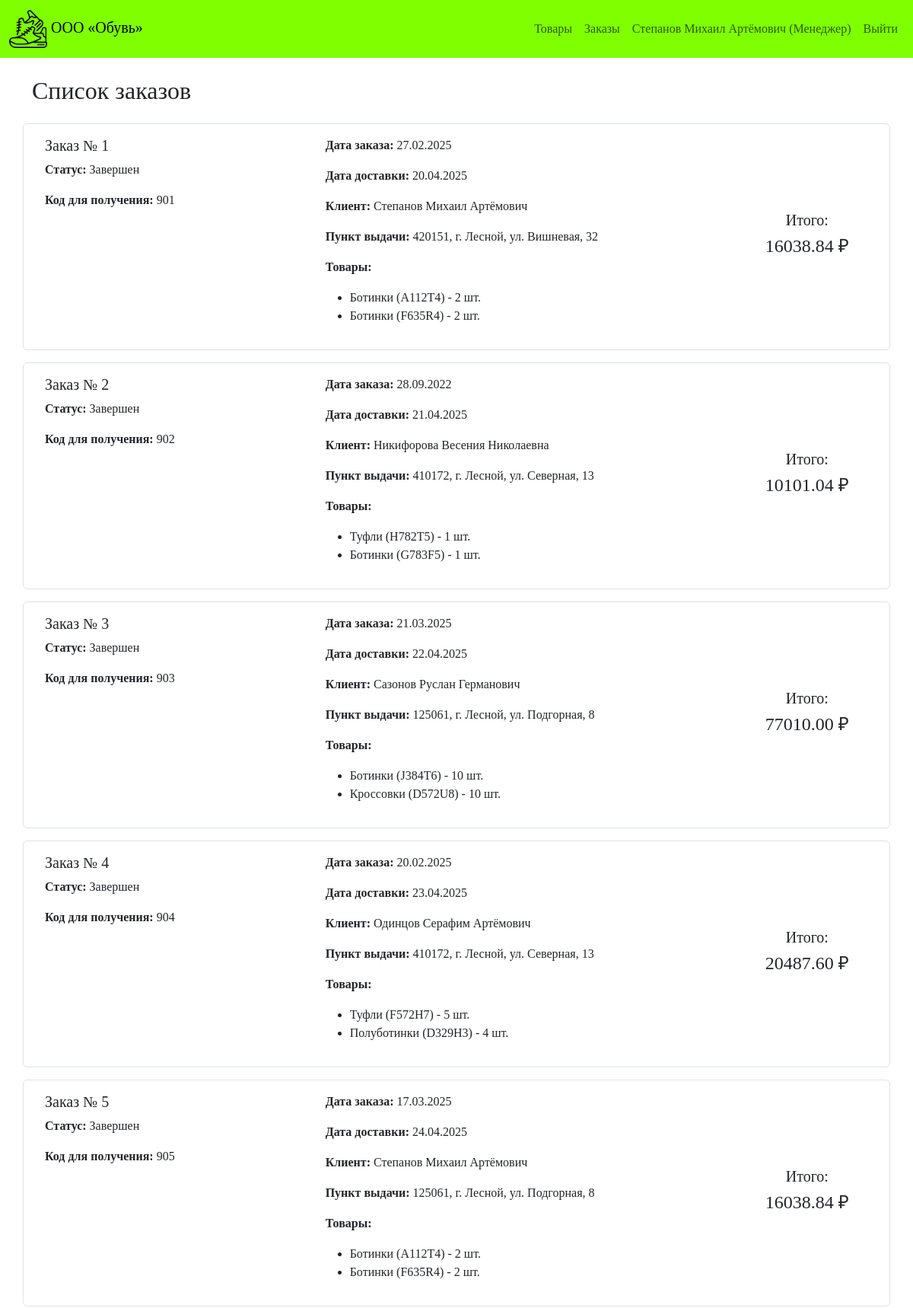
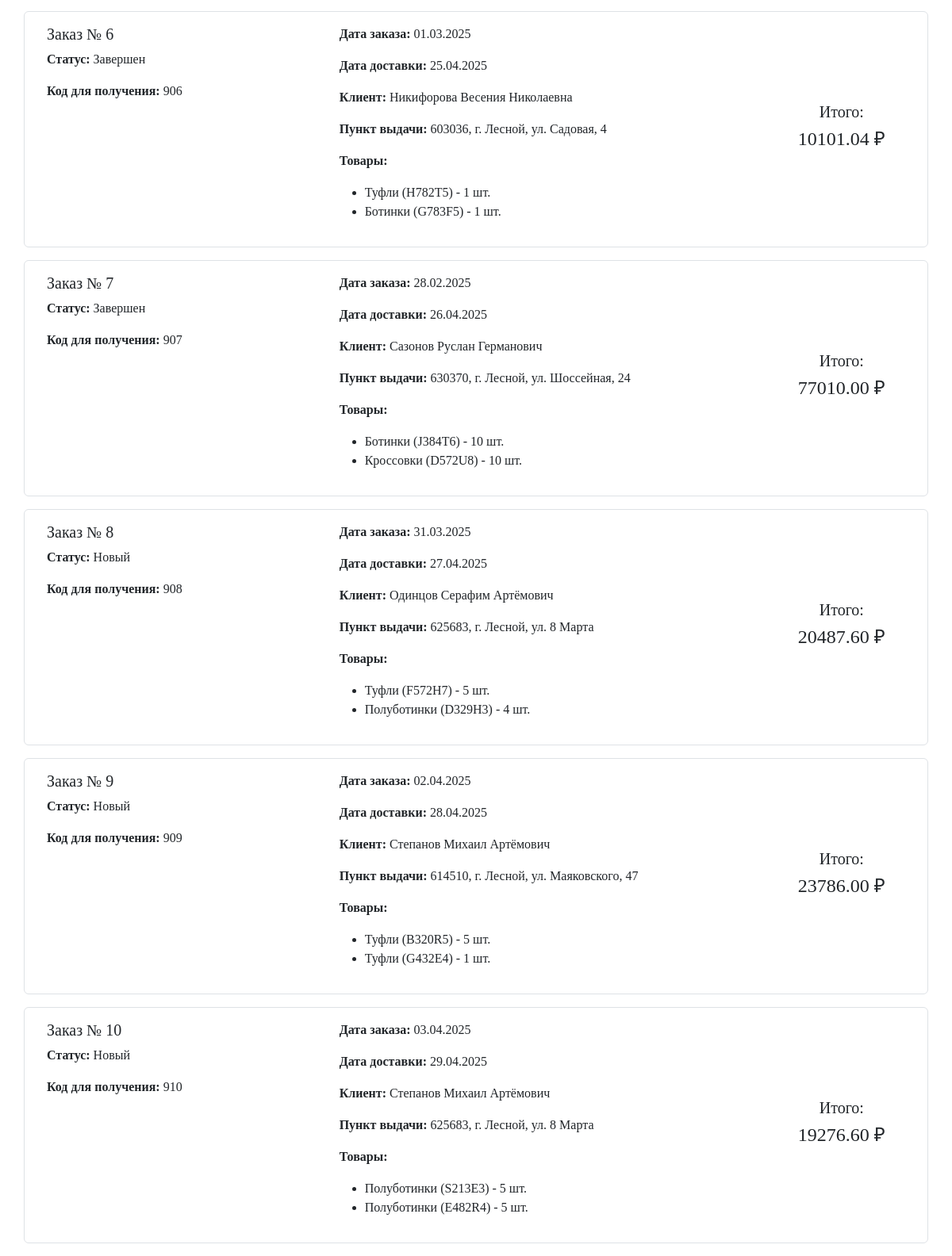
The app's page /orders (signed in) with its own data (2 pictures, top to bottom).
### src/models.py (models this page shows)
class User(Base):
    __tablename__ = 'users'
    id = Column(Integer, primary_key=True, autoincrement=True)
    full_name = Column(String(200), nullable=False)
    login = Column(String(100), nullable=False, unique=True)
    password = Column(String(100), nullable=False)
    role_id = Column(Integer, ForeignKey('roles.id'), nullable=False)
    role = relationship('Role', back_populates='users')
    orders = relationship('Order', back_populates='user')

class Role(Base):
    __tablename__ = 'roles'
    id = Column(Integer, primary_key=True, autoincrement=True)
    name = Column(String(100), nullable=False, unique=True)
    users = relationship('User', back_populates='role')

class Order(Base):
    __tablename__ = 'orders'
    id = Column(Integer, primary_key=True, autoincrement=True)
    order_number = Column(Integer, nullable=False, unique=True)
    order_date = Column(Date, nullable=False)
    delivery_date = Column(Date, nullable=False)
    pickup_code = Column(String(10), nullable=False)
    status = Column(String(50), nullable=False)
    user_id = Column(Integer, ForeignKey('users.id'), nullable=False)
    pickup_point_id = Column(Integer, ForeignKey('pickup_points.id'), nullable=False)
    user = relationship('User', back_populates='orders')
    pickup_point = relationship('PickupPoint', back_populates='orders')
    order_items = relationship('OrderItem', back_populates='order', cascade='all, delete-orphan')

class PickupPoint(Base):
    __tablename__ = 'pickup_points'
    id = Column(Integer, primary_key=True, autoincrement=True)
    address = Column(String(300), nullable=False)
    orders = relationship('Order', back_populates='pickup_point')

class OrderItem(Base):
    __tablename__ = 'order_items'
    id = Column(Integer, primary_key=True, autoincrement=True)
    quantity = Column(Integer, nullable=False)
    order_id = Column(Integer, ForeignKey('orders.id'), nullable=False)
    product_id = Column(Integer, ForeignKey('products.id'), nullable=False)
    order = relationship('Order', back_populates='order_items')
    product = relationship('Product', back_populates='order_items')

class Product(Base):
    __tablename__ = 'products'
    id = Column(Integer, primary_key=True, autoincrement=True)
    article = Column(String(50), nullable=False, unique=True)
    name = Column(String(200), nullable=False)
    description = Column(Text)
    price = Column(Float, nullable=False)
    discount = Column(Integer, default=0)
    stock_quantity = Column(Integer, default=0)
    photo = Column(String(200))
    category_id = Column(Integer, ForeignKey('categories.id'), nullable=False)
    supplier_id = Column(Integer, ForeignKey('suppliers.id'), nullable=False)
    manufacturer_id = Column(Integer, ForeignKey('manufacturers.id'), nullable=False)
    unit_id = Column(Integer, ForeignKey('units.id'), nullable=False)
    category = relationship('Category', back_populates='products')
    supplier = relationship('Supplier', back_populates='products')
    manufacturer = relationship('Manufacturer', back_populates='products')
    unit = relationship('Unit', back_populates='products')
    order_items = relationship('OrderItem', back_populates='product')

### src/app.py (the view)
@app.get("/orders", response_class=HTMLResponse)
async def orders_page(
    request: Request,
    db: Session = Depends(get_db),
    current_user: User = Depends(require_login)
):
    orders = db.query(Order).all()
    return templates.TemplateResponse(
        "orders.html",
        {
            "request": request,
            "user": current_user,
            "orders": orders
        }
    )

### templates/orders.html (shortened to what this page needs)
{% extends "base.html" %}
{% block content %}
<h2 class="mb-4">Список заказов</h2>
{% for order in orders %}
<div class="row mb-3 p-3 border rounded">
    <div class="col-md-4">
        <h5>Заказ № {{ order.order_number }}</h5>
        <p><strong>Статус:</strong> {{ order.status }}</p>
        <p><strong>Код для получения:</strong> {{ order.pickup_code }}</p>
    </div>
    <div class="col-md-6">
        <p><strong>Дата заказа:</strong> {{ order.order_date.strftime('%d.%m.%Y') }}</p>
        <p><strong>Дата доставки:</strong> {{ order.delivery_date.strftime('%d.%m.%Y') }}</p>
        <p><strong>Клиент:</strong> {{ order.user.full_name }}</p>
        <p><strong>Пункт выдачи:</strong> {{ order.pickup_point.address }}</p>
        <p><strong>Товары:</strong></p>
        <ul>
            {% for item in order.order_items %}
            <li>{{ item.product.name }} ({{ item.product.article }}) - {{ item.quantity }} шт.</li>
            {% endfor %}
        </ul>
    </div>
    <div class="col-md-2 text-center d-flex align-items-center justify-content-center">
        {% set total = namespace(value=0) %}
        {% for item in order.order_items %}
            {% set discount_price = item.product.price * (1 - item.product.discount / 100) %}
            {% set total.value = total.value + (discount_price * item.quantity) %}
        {% endfor %}
        <div>
            <h5>Итого:</h5>
            <h4>{{ "%.2f"|format(total.value) }} ₽</h4>
        </div>
    </div>
</div>
{% endfor %}
{% endblock %}

### templates/base.html (shortened to what this page needs)
<!DOCTYPE html>
<html lang="ru">
<head>
    <link href="https://cdn.jsdelivr.net/npm/bootstrap@5.3.0/dist/css/bootstrap.min.css" rel="stylesheet">
</head>
<body>
    <nav class="navbar navbar-expand-lg">
        <div class="container-fluid">
            <a class="navbar-brand" href="/products">
                <img src="/static/Icon.png" alt="Логотип" class="logo-img">
                ООО «Обувь»
            </a>
            <div class="collapse navbar-collapse" id="navbarNav">
                <ul class="navbar-nav ms-auto">
                    <li class="nav-item">
                        <a class="nav-link" href="/products">Товары</a>
                    </li>
                    {% if user %}
                    <li class="nav-item">
                        <a class="nav-link" href="/orders">Заказы</a>
                    </li>
                    <li class="nav-item">
                        <span class="nav-link">{{ user.full_name }} ({{ user.role.name }})</span>
                    </li>
                    <li class="nav-item">
                        <a class="nav-link" href="/logout">Выйти</a>
                    </li>
                    {% else %}
                    <li class="nav-item">
                        <a class="nav-link" href="/login">Войти</a>
                    </li>
                    {% endif %}
                </ul>
            </div>
        </div>
    </nav>
    <div class="container mt-4">
        {% block content %}{% endblock %}
    </div>
</body>
</html>

### templates/base.html (style rules this page uses)
body { font-family: 'Times New Roman', Times, serif; background-color: white; }
.navbar { background-color: #7FFF00 !important; }
.logo-img { height: 50px; object-fit: contain; }

### records on screen
User: full_name "Степанов Михаил Артёмович"
Role: role.name "Менеджер"
Order: order_number "1", status "Завершен", pickup_code "901", order_date "27.02.2025", delivery_date "20.04.2025", user.full_name "Степанов Михаил Артёмович", pickup_point.address "420151, г. Лесной, ул. Вишневая, 32", value "16038.84"
OrderItem: product.name "Ботинки", product.article "А112Т4", quantity "2"
OrderItem: product.name "Ботинки", product.article "F635R4", quantity "2"
Order: order_number "2", status "Завершен", pickup_code "902", order_date "28.09.2022", delivery_date "21.04.2025", user.full_name "Никифорова Весения Николаевна", pickup_point.address "410172, г. Лесной, ул. Северная, 13", value "10101.04"
OrderItem: product.name "Туфли", product.article "H782T5", quantity "1"
OrderItem: product.name "Ботинки", product.article "G783F5", quantity "1"
Order: order_number "3", status "Завершен", pickup_code "903", order_date "21.03.2025", delivery_date "22.04.2025", user.full_name "Сазонов Руслан Германович", pickup_point.address "125061, г. Лесной, ул. Подгорная, 8", value "77010.00"
OrderItem: product.name "Ботинки", product.article "J384T6", quantity "10"
OrderItem: product.name "Кроссовки", product.article "D572U8", quantity "10"
Order: order_number "4", status "Завершен", pickup_code "904", order_date "20.02.2025", delivery_date "23.04.2025", user.full_name "Одинцов Серафим Артёмович", pickup_point.address "410172, г. Лесной, ул. Северная, 13", value "20487.60"
OrderItem: product.name "Туфли", product.article "F572H7", quantity "5"
OrderItem: product.name "Полуботинки", product.article "D329H3", quantity "4"
Order: order_number "5", status "Завершен", pickup_code "905", order_date "17.03.2025", delivery_date "24.04.2025", user.full_name "Степанов Михаил Артёмович", pickup_point.address "125061, г. Лесной, ул. Подгорная, 8", value "16038.84"
OrderItem: product.name "Ботинки", product.article "А112Т4", quantity "2"
OrderItem: product.name "Ботинки", product.article "F635R4", quantity "2"
Order: order_number "6", status "Завершен", pickup_code "906", order_date "01.03.2025", delivery_date "25.04.2025", user.full_name "Никифорова Весения Николаевна", pickup_point.address "603036, г. Лесной, ул. Садовая, 4", value "10101.04"
OrderItem: product.name "Туфли", product.article "H782T5", quantity "1"
OrderItem: product.name "Ботинки", product.article "G783F5", quantity "1"
Order: order_number "7", status "Завершен", pickup_code "907", order_date "28.02.2025", delivery_date "26.04.2025", user.full_name "Сазонов Руслан Германович", pickup_point.address "630370, г. Лесной, ул. Шоссейная, 24", value "77010.00"
OrderItem: product.name "Ботинки", product.article "J384T6", quantity "10"
OrderItem: product.name "Кроссовки", product.article "D572U8", quantity "10"
Order: order_number "8", status "Новый", pickup_code "908", order_date "31.03.2025", delivery_date "27.04.2025", user.full_name "Одинцов Серафим Артёмович", pickup_point.address "625683, г. Лесной, ул. 8 Марта", value "20487.60"
OrderItem: product.name "Туфли", product.article "F572H7", quantity "5"
OrderItem: product.name "Полуботинки", product.article "D329H3", quantity "4"
Order: order_number "9", status "Новый", pickup_code "909", order_date "02.04.2025", delivery_date "28.04.2025", user.full_name "Степанов Михаил Артёмович", pickup_point.address "614510, г. Лесной, ул. Маяковского, 47", value "23786.00"
OrderItem: product.name "Туфли", product.article "B320R5", quantity "5"
OrderItem: product.name "Туфли", product.article "G432E4", quantity "1"
Order: order_number "10", status "Новый", pickup_code "910", order_date "03.04.2025", delivery_date "29.04.2025", user.full_name "Степанов Михаил Артёмович", pickup_point.address "625683, г. Лесной, ул. 8 Марта", value "19276.60"
OrderItem: product.name "Полуботинки", product.article "S213E3", quantity "5"
OrderItem: product.name "Полуботинки", product.article "E482R4", quantity "5"
